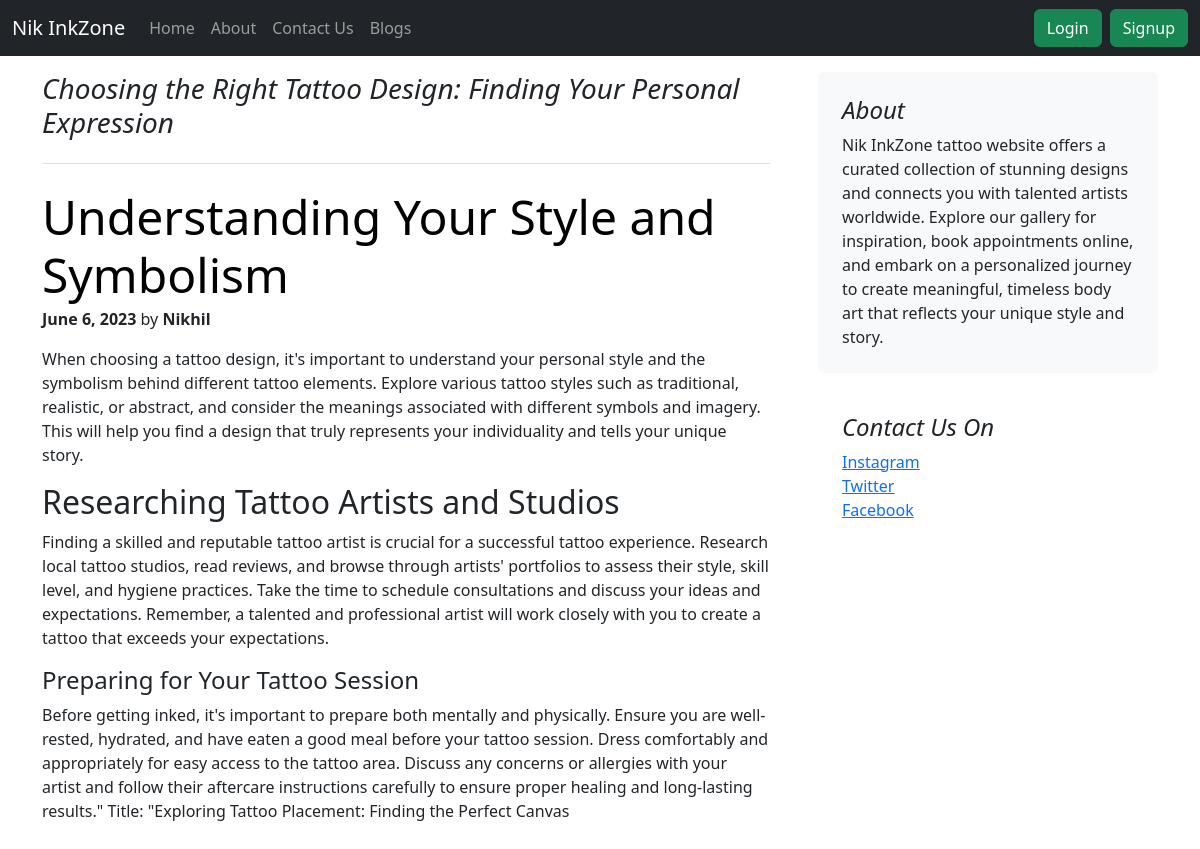
Page /blog/blogpost/1/ on the committed database.
### myapp/models.py (models this page shows, shortened)
class Blog(models.Model):
    post_id = models.AutoField(primary_key=True)
    title=models.CharField(max_length=75)
    heading1=models.CharField(max_length=100,default='')
    cheading1=models.CharField(max_length=5000,default='')
    heading2=models.CharField(max_length=100,default='')
    cheading2=models.CharField(max_length=5000,default='')
    heading3=models.CharField(max_length=1000,default='')
    cheading3=models.CharField(max_length=5000,default='')
    pub_date=models.DateField()
    thumbnail=models.ImageField(upload_to='myapp/images/blog',default='')
    author=models.CharField(max_length=75,default='')

### myapp/views.py (the view)
# urls.py: path('blog/blogpost/<int:id>/', views.blog_post, name='blog_post'),
def blog_post(request, id):
    blog = Blog.objects.filter(post_id=id)
    return render(request, 'myapp/blogpost.html', {'blog': blog[0]})

### myapp/templates/myapp/blogpost.html (shortened to what this page needs)
{% extends 'myapp/base.html' %}
{% load static %}
{% block body %}
<div class="container my-3">
<div class="row g-5">
    <div class="col-md-8">
      <h3 class="pb-4 mb-4 fst-italic border-bottom">
        {{blog.title }}
      </h3>
      <article class="blog-post">
        <h2 class="display-5 link-body-emphasis mb-1">{{blog.heading1 }}</h2>
        <p class="blog-post-meta"><strong>{{blog.pub_date}}</strong> by <strong>{{blog.author}}</strong></p>
        <p>{{blog.cheading1 }}</p>
        <h2>{{blog.heading2}}</h2>
        <p>{{blog.cheading2}}</p>
        <h4>{{blog.heading3 }}</h4>
        <p>{{blog.cheading3}}</p>
      </article>
    </div>
    <div class="col-md-4">
      <div class="position-sticky" style="top: 2rem;">
        <div class="p-4 mb-3 bg-body-tertiary rounded">
          <h4 class="fst-italic">About</h4>
          <p class="mb-0">Nik InkZone tattoo website offers a curated collection of stunning designs and connects you with talented artists worldwide. Explore our gallery for inspiration, book appointments online, and embark on a personalized journey to create meaningful, timeless body art that reflects your unique style and story.</p>
        </div>
        <div class="p-4">
          <h4 class="fst-italic">Contact Us On</h4>
          <ol class="list-unstyled">
            <li><a href="#">Instagram</a></li>
            <li><a href="#">Twitter</a></li>
            <li><a href="#">Facebook</a></li>
          </ol>
        </div>
      </div>
    </div>
  </div>
</div>
{% endblock %}

### rows in the picture
Blog: title "Choosing the Right Tattoo Design: Finding Your Personal Expression", heading1 "Understanding Your Style and Symbolism", pub_date "June 6, 2023", author "Nikhil", cheading1 "When choosing a tattoo design, it's important to understand your personal style and the symbolism behind different tattoo elements. Explore various tattoo styles such as traditional, realistic, or abstract, and consider the meanings associated with different symbols and imagery. This will help you find a design that truly represents your individuality and tells your unique story.", heading2 "Researching Tattoo Artists and Studios", cheading2 "Finding a skilled and reputable tattoo artist is crucial for a successful tattoo experience. Research local tattoo studios, read reviews, and browse through artists' portfolios to assess their style, skill level, and hygiene practices. Take the time to schedule consultations and discuss your ideas and expectations. Remember, a talented and professional artist will work closely with you to create a tattoo that exceeds your expectations.", heading3 "Preparing for Your Tattoo Session", cheading3 "Before getting inked, it's important to prepare both mentally and physically. Ensure you are well-rested, hydrated, and have eaten a good meal before your tattoo session. Dress comfortably and appropriately for easy access to the tattoo area. Discuss any concerns or allergies with your artist and follow their aftercare instructions carefully to ensure proper healing and long-lasting results.\" Title: \"Exploring Tattoo Placement: Finding the Perfect Canvas"
